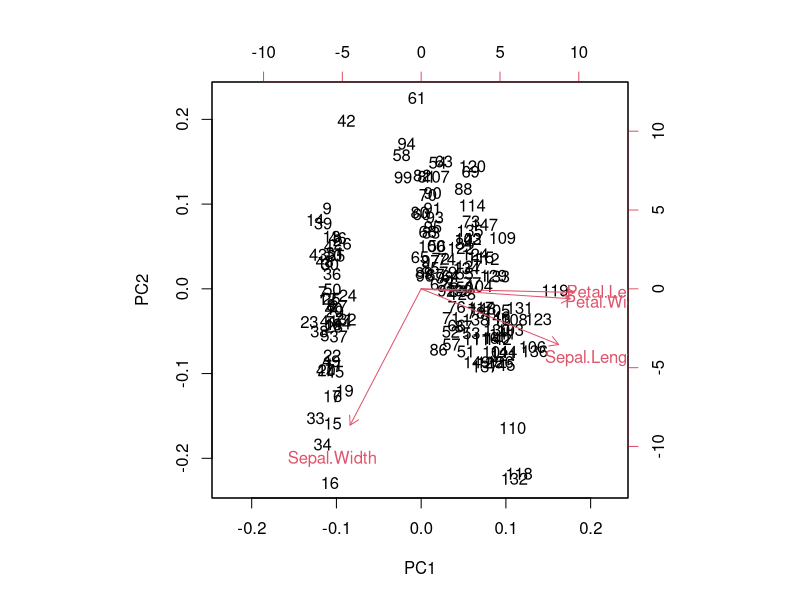
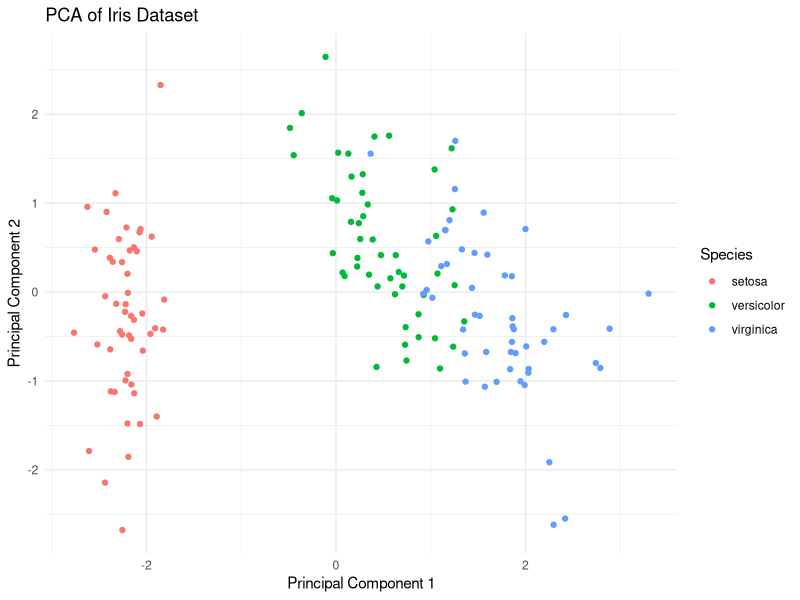

Reproduce these figures in R, in order.
# library(datasets)
# library(ggplot2)

# Load the necessary library
library(ggplot2)

# Load Iris dataset
data(iris)

# Remove the target variable for PCA (we will only use the numeric features)
iris_data <- iris[, 1:4]

# Perform PCA (standardizing the data automatically)
pca_result <- prcomp(iris_data, center = TRUE, scale. = TRUE)

# Print the PCA result
summary(pca_result)

# Print the principal components (the loadings)
print(pca_result$rotation)

# Print the variance explained by each principal component
print(pca_result$sdev^2 / sum(pca_result$sdev^2))

# Plot the first two principal components
biplot(pca_result)

# Plot PCA results (first two principal components)
pca_data <- as.data.frame(pca_result$x)
pca_data$Species <- iris$Species

# Use ggplot2 to create a scatter plot of the first two principal components
ggplot(pca_data, aes(x = PC1, y = PC2, color = Species)) +
  geom_point() +
  labs(title = "PCA of Iris Dataset", x = "Principal Component 1", y = "Principal Component 2") +
  theme_minimal()
